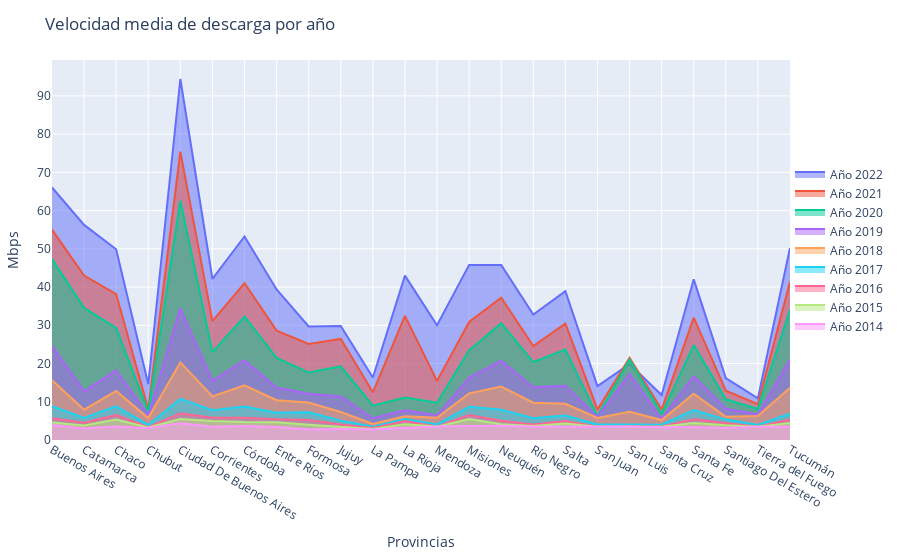

Source (notebook cell):
### Markdown cell above
#### **3.2.5 - Velocidad media de descarga por provincia**

### Code cell
lista_regiones = ['Provincia de Buenos Aires', 'Norte Grande Argentino', 'Patagonia', 'Centro', 'Nuevo Cuyo']
lista_anios = [2014, 2015, 2016, 2017, 2018, 2019, 2020, 2021, 2022]

fig = go.Figure()

for anio in reversed(lista_anios):
    df_año = df4[df4['anio'] == anio].reset_index()
    df_año = df_año.groupby(['provincia', 'anio'])[['velocidadMediaDesc']].mean().reset_index()

    provincia = df_año['provincia']
    provincia = provincia.str.replace('Tierra Del Fuego - Antártida E Islas Del Atlántico Sur','Tierra del Fuego')
    velocidadMediaDesc = df_año['velocidadMediaDesc']

    fig.add_trace(go.Scatter(x=provincia, y=velocidadMediaDesc, name=f'Año {anio}', fill='tozeroy'))

fig.update_layout(
    title='Velocidad media de descarga por año',
    xaxis=dict(title='Provincias'),
    yaxis=dict(title='Mbps'),
    legend=dict(x=1, y=0.5),
    margin=dict(l=20, r=20, t=60, b=20),
    showlegend=True
)

fig.show()

### Figure 1 — Plotly figure (JSON) as saved in the notebook; plotly's stock layout.template omitted (floating-point values rounded to 4 significant figures)
{"data": [{"fill": "tozeroy", "name": "Año 2022", "type": "scatter", "x": ["Buenos Aires", "Catamarca", "Chaco", "Chubut", "Ciudad De Buenos Aires", "Corrientes", "Córdoba", "Entre Ríos", "Formosa", "Jujuy", "La Pampa", "La Rioja", "Mendoza", "Misiones", "Neuquén", "Río Negro", "Salta", "San Juan", "San Luis", "Santa Cruz", "Santa Fe", "Santiago Del Estero", "Tierra del Fuego", "Tucumán"], "y": [66.07, 56.26, 49.89, 14.63, 94.41, 42.16, 53.24, 39.37, 29.7, 29.84, 16.34, 42.98, 30.03, 45.8, 45.8, 32.83, 38.94, 14.09, 19.87, 11.77, 42.02, 16.18, 10.9, 50.23]}, {"fill": "tozeroy", "name": "Año 2021", "type": "scatter", "x": ["Buenos Aires", "Catamarca", "Chaco", "Chubut", "Ciudad De Buenos Aires", "Corrientes", "Córdoba", "Entre Ríos", "Formosa", "Jujuy", "La Pampa", "La Rioja", "Mendoza", "Misiones", "Neuquén", "Río Negro", "Salta", "San Juan", "San Luis", "Santa Cruz", "Santa Fe", "Santiago Del Estero", "Tierra del Fuego", "Tucumán"], "y": [55.0, 42.99, 38.12, 8.117, 75.42, 31.07, 41.01, 28.6, 25.1, 26.43, 12.46, 32.45, 15.42, 30.89, 37.2, 24.57, 30.43, 7.999, 21.47, 7.954, 32.0, 12.87, 9.386, 41.38]}, {"fill": "tozeroy", "name": "Año 2020", "type": "scatter", "x": ["Buenos Aires", "Catamarca", "Chaco", "Chubut", "Ciudad De Buenos Aires", "Corrientes", "Córdoba", "Entre Ríos", "Formosa", "Jujuy", "La Pampa", "La Rioja", "Mendoza", "Misiones", "Neuquén", "Río Negro", "Salta", "San Juan", "San Luis", "Santa Cruz", "Santa Fe", "Santiago Del Estero", "Tierra del Fuego", "Tucumán"], "y": [47.31, 34.56, 29.29, 7.377, 62.58, 23.0, 32.25, 21.49, 17.64, 19.28, 8.974, 11.09, 9.749, 23.45, 30.56, 20.36, 23.64, 6.197, 21.03, 6.788, 24.83, 10.64, 8.133, 34.06]}, {"fill": "tozeroy", "name": "Año 2019", "type": "scatter", "x": ["Buenos Aires", "Catamarca", "Chaco", "Chubut", "Ciudad De Buenos Aires", "Corrientes", "Córdoba", "Entre Ríos", "Formosa", "Jujuy", "La Pampa", "La Rioja", "Mendoza", "Misiones", "Neuquén", "Río Negro", "Salta", "San Juan", "San Luis", "Santa Cruz", "Santa Fe", "Santiago Del Estero", "Tierra del Fuego", "Tucumán"], "y": [24.64, 12.74, 18.21, 6.476, 34.49, 15.46, 20.88, 13.64, 12.1, 11.39, 5.699, 7.748, 6.415, 16.32, 20.72, 13.82, 14.19, 6.009, 17.25, 5.503, 16.69, 8.175, 6.66, 21.07]}, {"fill": "tozeroy", "name": "Año 2018", "type": "scatter", "x": ["Buenos Aires", "Catamarca", "Chaco", "Chubut", "Ciudad De Buenos Aires", "Corrientes", "Córdoba", "Entre Ríos", "Formosa", "Jujuy", "La Pampa", "La Rioja", "Mendoza", "Misiones", "Neuquén", "Río Negro", "Salta", "San Juan", "San Luis", "Santa Cruz", "Santa Fe", "Santiago Del Estero", "Tierra del Fuego", "Tucumán"], "y": [15.65, 7.936, 12.83, 5.728, 20.32, 11.41, 14.32, 10.4, 9.792, 7.316, 4.174, 6.183, 5.824, 12.21, 13.97, 9.759, 9.46, 5.787, 7.357, 5.217, 12.11, 6.062, 6.284, 13.68]}, {"fill": "tozeroy", "name": "Año 2017", "type": "scatter", "x": ["Buenos Aires", "Catamarca", "Chaco", "Chubut", "Ciudad De Buenos Aires", "Corrientes", "Córdoba", "Entre Ríos", "Formosa", "Jujuy", "La Pampa", "La Rioja", "Mendoza", "Misiones", "Neuquén", "Río Negro", "Salta", "San Juan", "San Luis", "Santa Cruz", "Santa Fe", "Santiago Del Estero", "Tierra del Fuego", "Tucumán"], "y": [8.819, 5.78, 8.796, 3.944, 10.76, 7.764, 8.743, 7.132, 7.276, 5.066, 3.488, 5.462, 4.059, 8.675, 7.905, 5.681, 6.419, 4.066, 4.06, 4.003, 7.803, 5.338, 3.908, 6.865]}, {"fill": "tozeroy", "name": "Año 2016", "type": "scatter", "x": ["Buenos Aires", "Catamarca", "Chaco", "Chubut", "Ciudad De Buenos Aires", "Corrientes", "Córdoba", "Entre Ríos", "Formosa", "Jujuy", "La Pampa", "La Rioja", "Mendoza", "Misiones", "Neuquén", "Río Negro", "Salta", "San Juan", "San Luis", "Santa Cruz", "Santa Fe", "Santiago Del Estero", "Tierra del Fuego", "Tucumán"], "y": [5.668, 4.545, 6.521, 3.367, 6.99, 5.792, 5.803, 5.402, 5.256, 4.038, 3.132, 4.953, 3.504, 6.521, 5.064, 4.084, 4.941, 3.489, 3.503, 3.521, 5.438, 4.505, 3.477, 5.369]}, {"fill": "tozeroy", "name": "Año 2015", "type": "scatter", "x": ["Buenos Aires", "Catamarca", "Chaco", "Chubut", "Ciudad De Buenos Aires", "Corrientes", "Córdoba", "Entre Ríos", "Formosa", "Jujuy", "La Pampa", "La Rioja", "Mendoza", "Misiones", "Neuquén", "Río Negro", "Salta", "San Juan", "San Luis", "Santa Cruz", "Santa Fe", "Santiago Del Estero", "Tierra del Fuego", "Tucumán"], "y": [4.593, 3.794, 5.347, 3.248, 5.476, 4.949, 4.699, 4.668, 3.993, 3.477, 2.887, 4.138, 3.5, 5.459, 4.139, 3.689, 4.334, 3.48, 3.502, 3.477, 4.434, 3.826, 3.471, 4.458]}, {"fill": "tozeroy", "name": "Año 2014", "type": "scatter", "x": ["Buenos Aires", "Catamarca", "Chaco", "Chubut", "Ciudad De Buenos Aires", "Corrientes", "Córdoba", "Entre Ríos", "Formosa", "Jujuy", "La Pampa", "La Rioja", "Mendoza", "Misiones", "Neuquén", "Río Negro", "Salta", "San Juan", "San Luis", "Santa Cruz", "Santa Fe", "Santiago Del Estero", "Tierra del Fuego", "Tucumán"], "y": [3.938, 2.992, 3.529, 3.168, 4.373, 3.451, 3.674, 3.42, 2.726, 2.88, 2.726, 3.184, 3.502, 3.637, 3.702, 3.452, 3.491, 3.473, 3.503, 3.319, 3.404, 3.144, 3.466, 3.442]}], "layout": {"legend": {"x": 1, "y": 0.5}, "margin": {"b": 20, "l": 20, "r": 20, "t": 60}, "showlegend": true, "title": {"text": "Velocidad media de descarga por año"}, "xaxis": {"title": {"text": "Provincias"}}, "yaxis": {"title": {"text": "Mbps"}}}}
